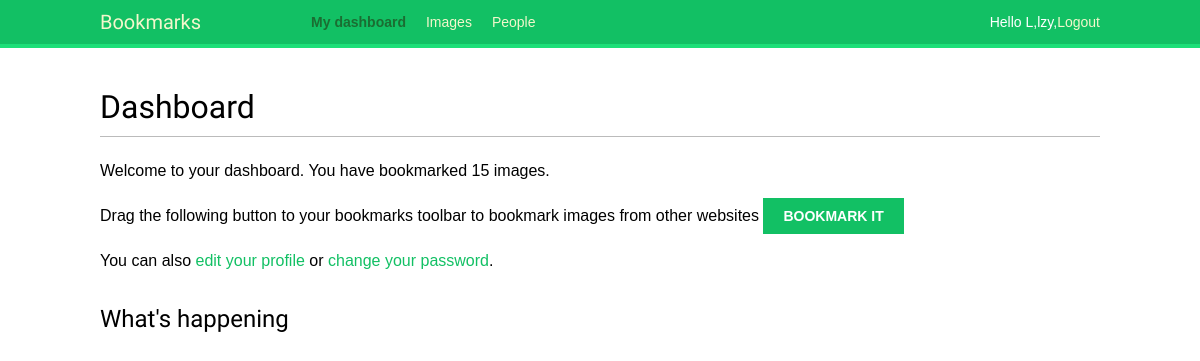
Before: /account/ (signed in) with the older database file.
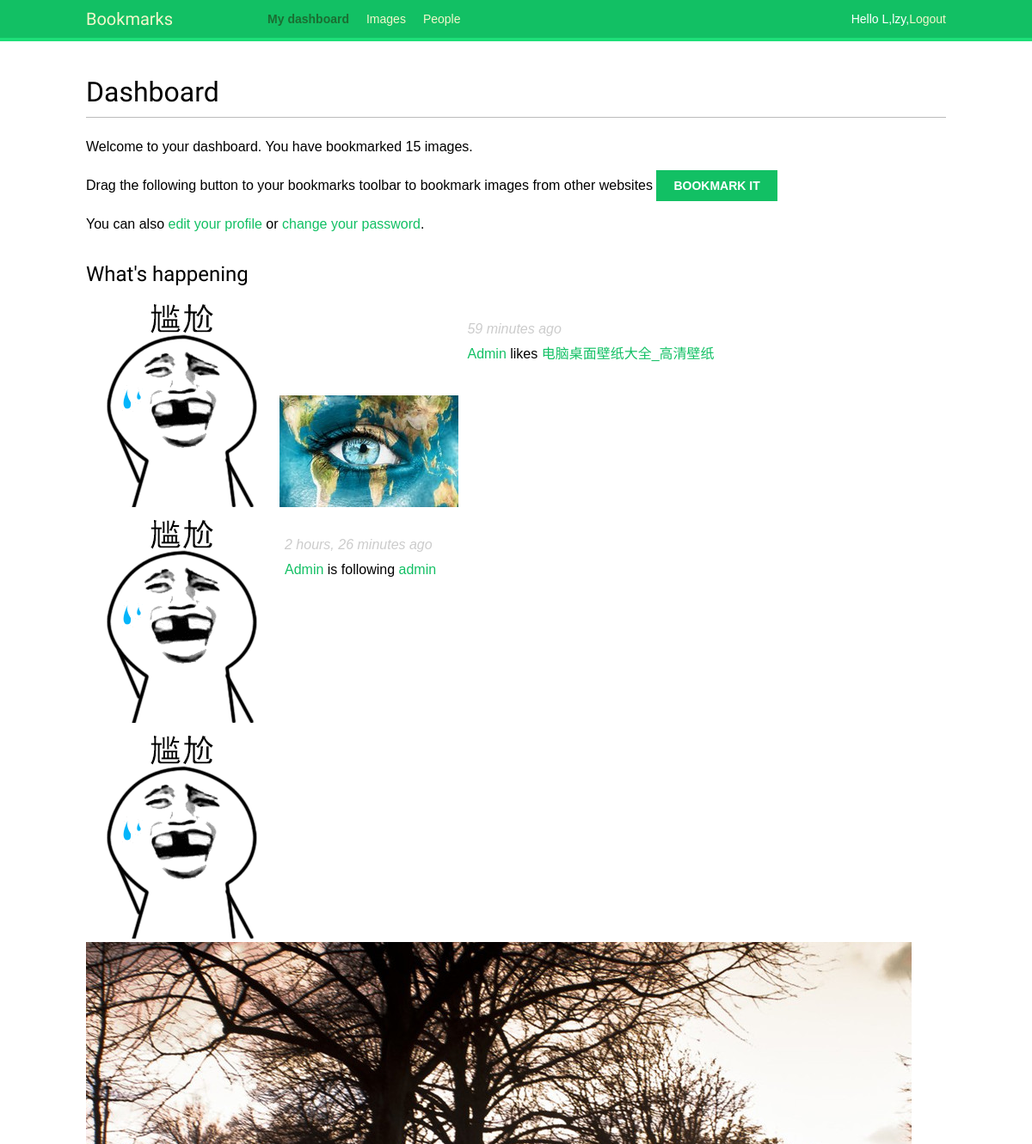
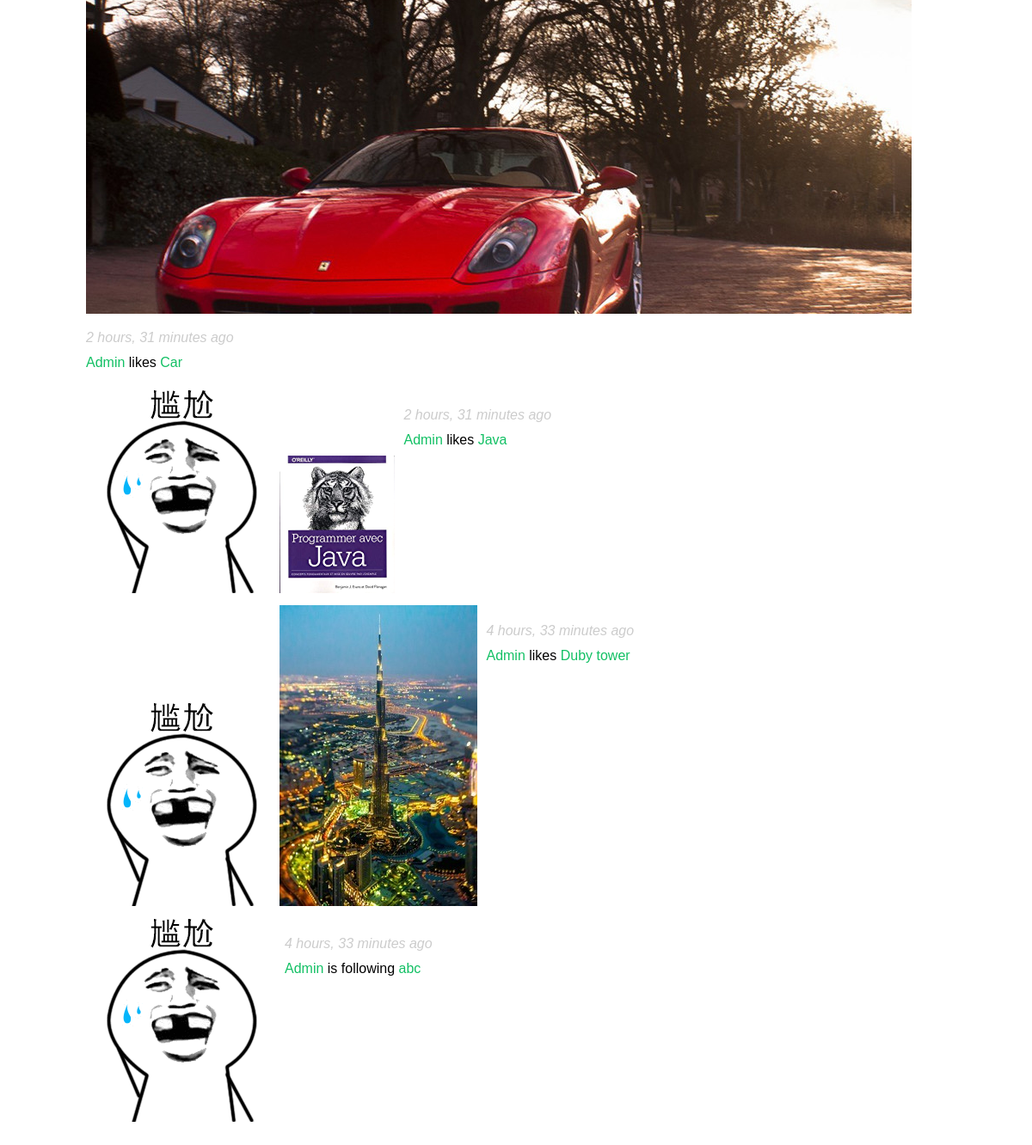
After: the same page with the newer database file (2 pictures, top to bottom).
### actions/models.py (models this page shows)
class Action(models.Model):
    user = models.ForeignKey('auth.user', related_name='actions', db_index=True, on_delete=models.CASCADE)
    verb = models.CharField(max_length=255)
    target_ct = models.ForeignKey(ContentType, blank=True, related_name='target_obj', on_delete=models.CASCADE)
    target_id = models.PositiveIntegerField(null=True, blank=True, db_index=True)
    target = GenericForeignKey('target_ct', 'target_id')
    created = models.DateTimeField(auto_now_add=True, db_index=True)
    class Meta:
        ordering = ('-created',)

### images/models.py (models this page shows, shortened)
class Image(models.Model):
    user = models.ForeignKey(settings.AUTH_USER_MODEL, related_name='images_created', on_delete=models.CASCADE)
    title = models.CharField(max_length=200)
    slug = models.SlugField(max_length=200, blank=True)
    url = models.URLField()
    image = models.ImageField(upload_to='images/%Y/%m/%d')
    description = models.TextField(blank=True)
    created = models.DateField(auto_now_add=True, db_index=True)
    users_like = models.ManyToManyField(settings.AUTH_USER_MODEL, related_name='images_liked', blank=True)
    total_likes = models.PositiveIntegerField(db_index=True, default=0)
    def __str__(self):
        return self.title
    def get_absolute_url(self):
        return reverse('images:detail', args=[self.id, self.slug])

### account/views.py (the view)
# urls.py: path('', views.dashboard, name='dashboard'),
@login_required
def dashboard(request):
    actions = Action.objects.exclude(user=request.user)
    following_ids = request.user.following.values_list('id', flat=True)
    if following_ids:
        actions = actions.filter(user_id__in=following_ids)
    actions = actions.select_related('user', 'user__profile').prefetch_related('target')[:10]
    return render(request, 'account/dashboard.html', {'section': 'dashboard', 'actions': actions})

### account/templates/account/dashboard.html (shortened to what this page needs)
{% extends 'base.html' %}
{% block content %}
  <h1>Dashboard</h1>
  {% with total_images_created=request.user.images_created.count %}
    <p>Welcome to your dashboard. You have bookmarked {{ total_images_created }} image{{ total_images_created|pluralize }}.</p>
  {% endwith%}
  <p>Drag the following button to your bookmarks toolbar to bookmark images from other websites <a href="javascript:{% include "bookmarklet_launcher.js" %}" class="button">Bookmark it</a></p>
  <p>You can also <a href="{% url 'edit' %}">edit your profile</a> or <a href="{% url "password_change" %}">change your password</a>.</p>
<h2>What's happening</h2>
<div id="action-list">
    {% for action in actions %}
        {% include "actions/action/detail.html" %}
    {% endfor %}
</div>
{% endblock %}

### account/templates/base.html (shortened to what this page needs)
{% load staticfiles %}
<!DOCTYPE html>
<html>
<head>
  <link href="{% static "css/base.css" %}" rel="stylesheet">
</head>
<body>
  <div id="header">
    <span class="logo">Bookmarks</span>
    {% if request.user.is_authenticated %}
    <ul class="menu">
      <li {% if section == 'dashboard' %}class="selected"{% endif %}><a href="{% url 'dashboard' %}">My dashboard</a></li>
      <li {% if section == 'images' %}class="selected"{% endif %}><a href="{% url "images:list" %}">Images</a></li>
      <li {% if section == 'people' %}class="selected"{% endif %}><a href="{% url "user_list" %}">People</a></li>
    </ul>
    {% endif %}
    <span class="user">
      {% if request.user.is_authenticated %}
      Hello {{request.user.first_name }},{{ request.user.username }},<a href={% url 'logout' %}>Logout</a>
      {% else %}
      <a href="{% url 'login' %}">Log-in</a>
      {% endif %}
    </span>
  </div>
  <div id="content">
    {% block content %}
    {% endblock %}
  </div>
</body>
</html>

### images/templates/bookmarklet_launcher.js
(function () {
    if (window.myBookmarklet !== undefined) {
        myBookmarklet();
    }
    else {
        document.body.appendChild(document.createElement('script')).src = 'https://cb0765c9.ngrok.io/static/js/bookmarklet.js?r=' + Math.floor(Math.random() * 99999999999999999999);
    }
})();

### actions/templates/actions/action/detail.html
{% load thumbnail %}
{% with user=action.user profile=action.user.profile %}
<div class="action">
  <div class="images">
    {% if profile.photo %}
      {% thumbnail user.profile.photo "80x80" crop="100%" as im %}
        <a href="{{ user.get_absolute_url }}">
          <img src="{{ im.url }}" alt="{{ user.get_full_name }}" class="item-img">
        </a>
      {% endthumbnail %}
    {% endif %}
    {% if action.target %}
      {% with target=action.target %}
        {% if target.image %}
          {% thumbnail target.image "80x80" crop="100%" as im %}
            <a href="{{ target.get_absolute_url }}">
              <img src="{{ im.url }}" class="item-img">
            </a>
          {% endthumbnail %}
        {% endif %}
      {% endwith %}
    {% endif %}
  </div>
  <div class="info">
    <p>
      <span class="date">{{ action.created|timesince }} ago</span>
      <br />
      <a href="{{ user.get_absolute_url }}">
        {{ user.first_name }}
      </a>
      {{ action.verb }}
      {% if action.target %}
        {% with target=action.target %}
          <a href="{{ target.get_absolute_url }}">{{ target }}</a>
        {% endwith %}
      {% endif %}
    </p>
  </div>
</div>
{% endwith %}

### account/static/css/base.css (style rules this page uses)
body { margin:0; padding:0; font-family:helvetica, sans-serif; }
p { line-height: 1.8; }
a { color:#12c064; text-decoration:none; }
h1, h2, h3, h4, h5 , h6 { font-family: 'Muli', sans-serif; font-weight:normal; }
h1 { border-bottom:1px solid #bbb; padding:0 0 10px 0; margin:10px 0 20px 0; }
h2 { margin:30px 0 20px; }
#header { padding:10px 100px; font-size:14px; background:#12c064; color:#fff; border-bottom:4px solid #1cdf78; overflow:auto; }
#header .logo { font-family: 'Muli', sans-serif; float:left; color:#f3f7cc; font-size:20px; margin-right:10%; }
#header ul.menu { list-style:none; float:left; margin:0; padding:0; }
#header ul.menu li { float:left; padding:4px 10px; }
#header ul.menu li.selected a, #header ul.menu li.selected a:hover { color:#1b6d32; font-weight:bold; }
#header a { color:#f3f7cc; }
#header .user { float:right; padding-top:4px; }
#content { padding:30px 100px; }
input[type=submit], a.button { font-weight:bold; background:#12c064; color:#fff; padding:10px 20px; font-size:14px; text-transform:uppercase; }
.action { clear:both; overflow:auto; }
.action .images { float:left; margin:0 10px 10px 0; }
.action .date { font-style:italic; color:#ccc; }

Changed rows visible on the page:
added Action: shows a picture, created "59 minutes", user.first_name "Admin", verb "likes", target "电脑桌面壁纸大全_高清壁纸"
added Action: created "2 hours, 26 minutes", user.first_name "Admin", verb "is following", target "admin"
added Action: shows a picture, created "2 hours, 31 minutes", user.first_name "Admin", verb "likes", target "Car"
added Action: shows a picture, created "2 hours, 31 minutes", user.first_name "Admin", verb "likes", target "Java"
added Action: shows a picture, created "4 hours, 33 minutes", user.first_name "Admin", verb "likes", target "Duby tower"
added Action: created "4 hours, 33 minutes", user.first_name "Admin", verb "is following", target "abc"
